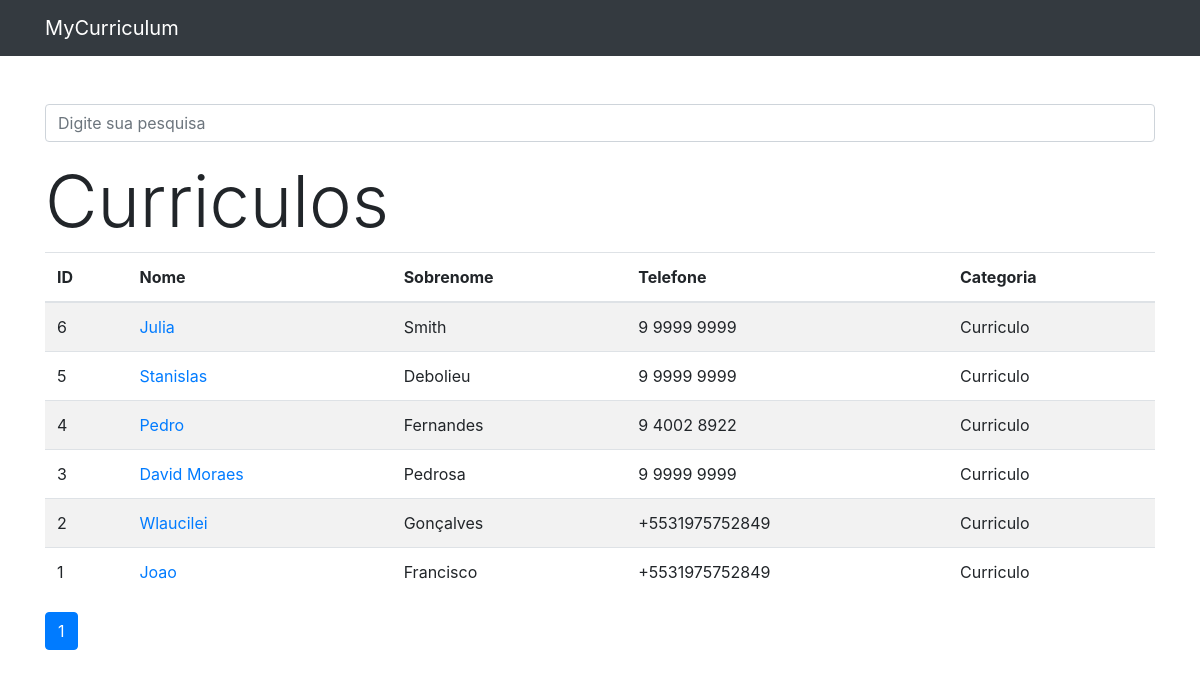
The page / on the database its author committed.
### contatos/models.py (models this page shows, shortened)
class Contato(models.Model):
    nome = models.CharField(max_length=150)
    sobrenome = models.CharField(max_length=255, blank=True)
    telefone = models.CharField(max_length=255)
    email = models.CharField(max_length=255, blank=True)
    data_criacao = models.DateTimeField(default=timezone.now)
    descricao = models.TextField(blank=True)
    categoria = models.ForeignKey(Categoria, on_delete=models.DO_NOTHING)
    mostrar = models.BooleanField(default=True)
    foto = models.ImageField(blank=True, upload_to='fotos/%Y/%m/')

class Categoria(models.Model):
    nome = models.CharField(max_length=255)
    def __str__(self):
        return self.nome

### contatos/views.py (the view)
# urls.py: path('', views.index, name='index'),
def index(request):
    contatos = Contato.objects.order_by('-id').filter(
        mostrar=True
    )
    paginator = Paginator(contatos, 20)
    page = request.GET.get('p')
    contatos = paginator.get_page(page)
    return render(request, 'contatos/index.html', {
        'contatos': contatos
    })

### contatos/templates/contatos/index.html
{% extends 'base.html' %}
{%block conteudo%}
    <h1 class="display-3">Curriculos</h1>
    <table class="table table-striped">
      <thead>
        <tr>
          <th scope="col">ID</th>
          <th scope="col">Nome</th>
          <th scope="col">Sobrenome</th>
          <th scope="col">Telefone</th>
          <th scope="col">Categoria</th>
        </tr>
      </thead>
      <tbody>
        {% for contato in contatos %}
          <tr>
            <td>{{ contato.id }}</td>
            <td>
              <a href="{% url 'ver_contato' contato.id %}">{{ contato.nome }}</a>
            </td>
            <td>{{ contato.sobrenome }}</td>
            <td>{{ contato.telefone }}</td>
            <td>{{ contato.categoria }}</td>
          </tr>
        {% endfor %}
      </tbody>
    </table>
<nav aria-label="Page navigation example">
  <ul class="pagination">
    {% for pagina in contatos.paginator.page_range %}
      {% if contatos.number == pagina %}
        <li class="page-item active">
          <a class="page-link" href="?p={{ pagina }}&termo={{ request.GET.termo }}">{{pagina}}</a>
        </li>
      {% else %}
        <li class="page-item">
          <a class="page-link" href="?p={{ pagina }}&termo={{ request.GET.termo }}">{{pagina}}</a>
        </li>
      {% endif %}
    {% endfor %}
  </ul>
</nav>
{%endblock%}

### templates/base.html (shortened to what this page needs)
{% load static %}
<!DOCTYPE html>
<html lang="pt">
<head>
  {% include 'parciais/_head.html' %}
</head>
<body>
  {% include 'parciais/_nav.html' %}
  <div class="container">
    <div class="row">
      <div class="col-lg-12">
        {% if 'accounts' not in request.path %}
        <br><br>
        <form method="get" action="{% url 'busca' %}">
          <div class="form-group row">
            <div class="col-12">
              <input class="form-control"
                     type="search" value="{{ request.GET.termo }}"
                     id="search-input"
                     placeholder="Digite sua pesquisa"
                     name="termo">
            </div>
          </div>
        </form>
        {% endif %}
        {%block conteudo%} {%endblock%}
      </div>
    </div>
  </div>
</body>
</html>

### templates/parciais/_head.html (shortened to what this page needs)
{% load static %}
<link href="{% static 'vendor/bootstrap/css/bootstrap.min.css'%}" rel="stylesheet">

### templates/parciais/_nav.html (shortened to what this page needs)
  <nav class="navbar navbar-expand-lg navbar-dark bg-dark static-top">
    <div class="container">
      <a class="navbar-brand" href="{% url 'index' %}">MyCurriculum</a>
    </div>
  </nav>

### rows shown on the page
Contato: id "6", nome "Julia", sobrenome "Smith", telefone "9 9999 9999", categoria "Curriculo"
Contato: id "5", nome "Stanislas", sobrenome "Debolieu", telefone "9 9999 9999", categoria "Curriculo"
Contato: id "4", nome "Pedro", sobrenome "Fernandes", telefone "9 4002 8922", categoria "Curriculo"
Contato: id "3", nome "David Moraes", sobrenome "Pedrosa", telefone "9 9999 9999", categoria "Curriculo"
Contato: id "2", nome "Wlaucilei", sobrenome "Gonçalves", telefone "+5531975752849", categoria "Curriculo"
Contato: id "1", nome "Joao", sobrenome "Francisco", telefone "+5531975752849", categoria "Curriculo"

### other values the page prints
{{ pagina }} "1"
